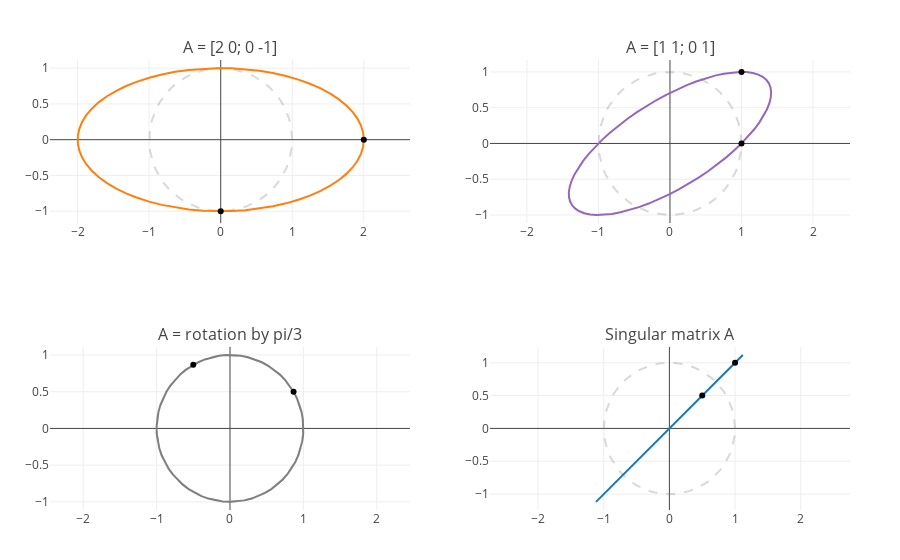

Write notebook code for a chart like this one.
### Code cell
t = LinRange(0,2π,64)
x = [cos.(t)'; sin.(t)']

function plotA(A,x)
    Ax = A*x
    tr = [
      scatter(x=x[1,:], y=x[2,:],
        line_color="gray", line_dash="dash",
        showlegend=false,opacity=0.3),
      scatter(x=Ax[1,:], y=Ax[2,:],
        showlegend=false),
      scatter(x=A[1,:],y=A[2,:],mode="markers",
        marker_color="black", showlegend=false)
     ]
    an = [attr(x=A[1,1],y=A[2,1],text="a1"),
          attr(x=A[1,2],y=A[2,2],text="a2")]
    la = Layout(annotations=an) 
    return plot(tr,la)
end

A = [2 0; 0 -1]
p1 = plotA(A,x)
p1.plot.layout["yaxis_scaleanchor"]="x"
p1.plot.layout["title"]="A = [2 0; 0 -1]"

A = [1 1; 0 1]
p2 = plotA(A,x)
p2.plot.layout["yaxis_scaleanchor"]="x2"
p2.plot.layout["title"]="A = [1 1; 0 1]"

A = [sqrt(3)/2 -1/2; 1/2 sqrt(3)/2]
p3 = plotA(A,x)
p3.plot.layout["yaxis_scaleanchor"]="x3"
p3.plot.layout["title"]="A = rotation by pi/3"

A = [1 1/2; 1 1/2]
p4 = plotA(A,x)
p4.plot.layout["yaxis_scaleanchor"]="x4"
p4.plot.layout["title"]="Singular matrix A"
P = [p1 p2; p3 p4]
